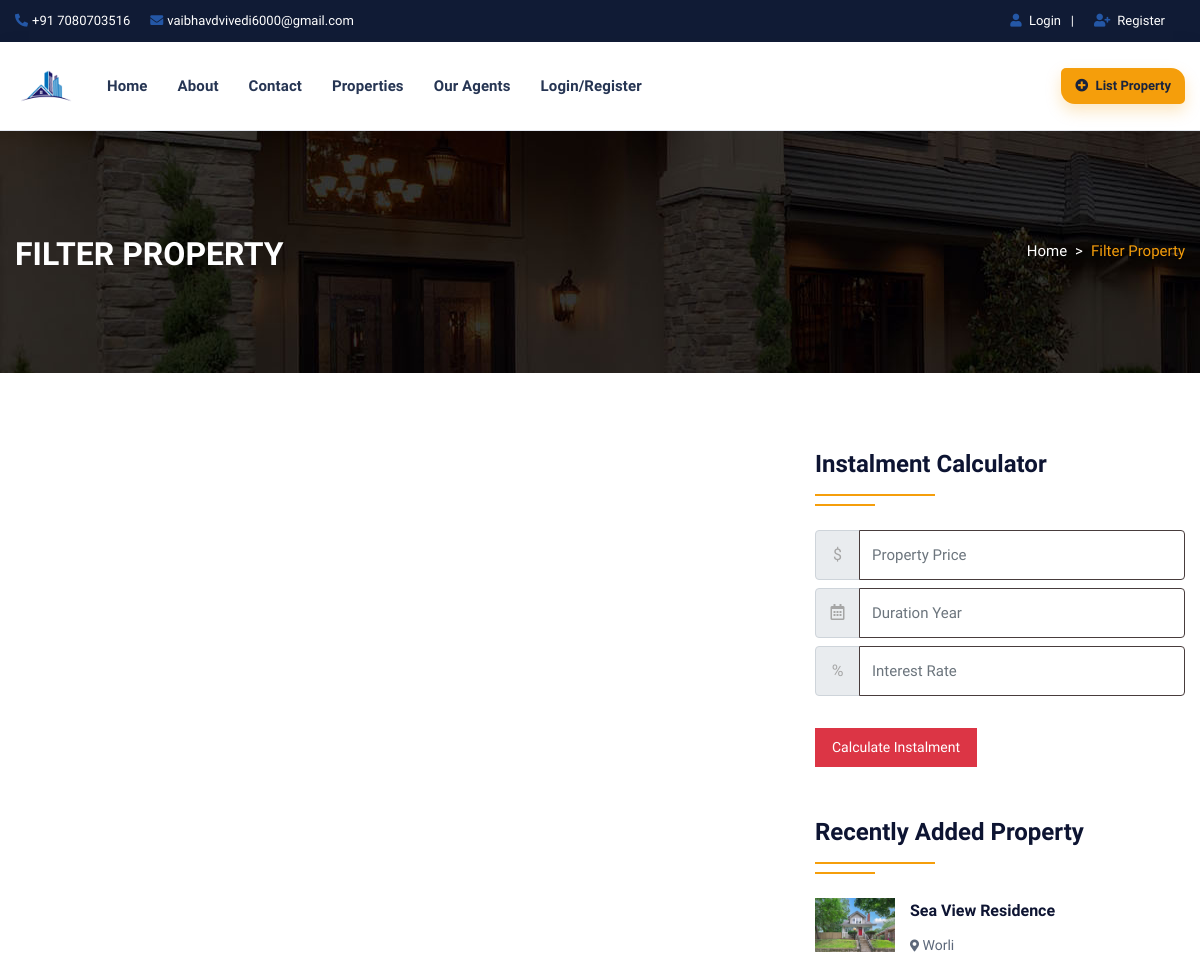
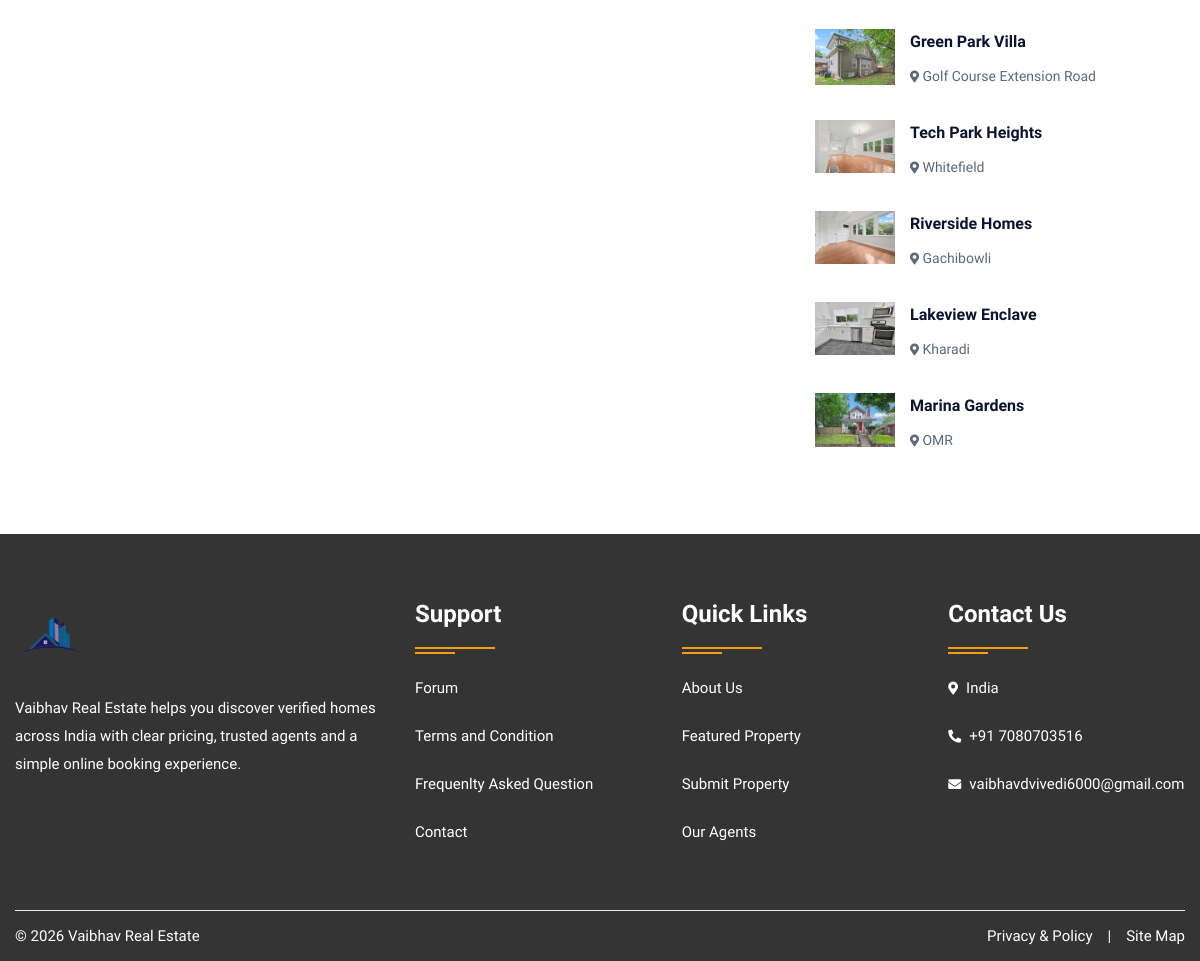
The page /propertygrid.php on the database its author committed (2 pictures, top to bottom).
### tables this page shows
CREATE TABLE `property` (
  `pid` int(50) NOT NULL,
  `title` varchar(200) NOT NULL,
  `pcontent` longtext NOT NULL,
  `type` varchar(100) NOT NULL,
  `bhk` varchar(50) NOT NULL,
  `stype` varchar(100) NOT NULL,
  `bedroom` int(50) NOT NULL,
  `bathroom` int(50) NOT NULL,
  `balcony` int(50) NOT NULL,
  `kitchen` int(50) NOT NULL,
  `hall` int(50) NOT NULL,
  `floor` varchar(50) NOT NULL,
  `size` int(50) NOT NULL,
  `price` int(50) NOT NULL,
  `location` varchar(200) NOT NULL,
  `city` varchar(100) NOT NULL,
  `state` varchar(100) NOT NULL,
  `feature` longtext NOT NULL,
  `pimage` varchar(300) NOT NULL,
  `pimage1` varchar(300) NOT NULL,
  `pimage2` varchar(300) NOT NULL,
  `pimage3` varchar(300) NOT NULL,
  `pimage4` varchar(300) NOT NULL,
  `uid` int(50) NOT NULL,
  `status` varchar(50) NOT NULL,
  `mapimage` varchar(300) NOT NULL,
  `topmapimage` varchar(300) NOT NULL,
  `groundmapimage` varchar(300) NOT NULL,
  `totalfloor` varchar(50) NOT NULL,
  `date` datetime NOT NULL DEFAULT CURRENT_TIMESTAMP,
  `isFeatured` int(11) DEFAULT NULL
);

### propertygrid.php (the view, shortened to what this page needs)
<!DOCTYPE html>
<html lang="en">
<head>
<link rel="stylesheet" type="text/css" href="css/bootstrap.min.css">
<link rel="stylesheet" type="text/css" href="css/bootstrap-slider.css">
<link rel="stylesheet" type="text/css" href="css/jquery-ui.css">
<link rel="stylesheet" type="text/css" href="css/layerslider.css">
<link rel="stylesheet" type="text/css" href="css/color.css" id="color-change">
<link rel="stylesheet" type="text/css" href="css/owl.carousel.min.css">
<link rel="stylesheet" type="text/css" href="css/font-awesome.min.css">
<link rel="stylesheet" type="text/css" href="fonts/flaticon/flaticon.css">
<link rel="stylesheet" type="text/css" href="css/style.css">
</head>
<body>
<div id="page-wrapper">
    <div class="row">
		<?php include("include/header.php");?>
        <div class="banner-full-row page-banner" style="background-image:url('images/breadcromb.jpg');">
            <div class="container">
                <div class="row">
                    <div class="col-md-6">
                        <h2 class="page-name float-left text-white text-uppercase mt-1 mb-0"><b>Filter Property</b></h2>
                    </div>
                    <div class="col-md-6">
                        <nav aria-label="breadcrumb" class="float-left float-md-right">
                            <ol class="breadcrumb bg-transparent m-0 p-0">
                                <li class="breadcrumb-item text-white"><a href="#">Home</a></li>
                                <li class="breadcrumb-item active">Filter Property</li>
                            </ol>
                        </nav>
                    </div>
                </div>
            </div>
        </div>
        <div class="full-row">
            <div class="container">
                <div class="row">
					<div class="col-lg-8">
                    </div>
                    <div class="col-lg-4">
                        <div class="sidebar-widget">
                            <h4 class="double-down-line-left text-secondary position-relative pb-4 my-4">Instalment Calculator</h4>
						<form class="d-inline-block w-100" action="calc.php" method="post">
                            <div class="input-group mb-2 mr-sm-2">
                                <div class="input-group-prepend">
                                    <div class="input-group-text">$</div>
                                </div>
                                <input type="text" class="form-control" name="amount" placeholder="Property Price">
                            </div>
                            <div class="input-group mb-2 mr-sm-2">
                                <div class="input-group-prepend">
                                    <div class="input-group-text"><i class="far fa-calendar-alt"></i></div>
                                </div>
                                <input type="text" class="form-control" name="month" placeholder="Duration Year">
                            </div>
                            <div class="input-group mb-2 mr-sm-2">
                                <div class="input-group-prepend">
                                    <div class="input-group-text">%</div>
                                </div>
                                <input type="text" class="form-control" name="interest" placeholder="Interest Rate">
                            </div>
                            <button type="submit" value="submit" name="calc" class="btn btn-danger mt-4">Calculate Instalment</button>
                        </form>
                        </div>
                        <div class="sidebar-widget mt-5">
                            <h4 class="double-down-line-left text-secondary position-relative pb-4 mb-4">Recently Added Property</h4>
                            <ul class="property_list_widget">
								<?php
								$query=mysqli_query($con,"SELECT * FROM `property` ORDER BY date DESC LIMIT 6");
										while($row=mysqli_fetch_array($query))
										{
								?>
                                <li> <img src="admin/property/<?php echo $row['18'];?>" alt="pimage">
                                    <h6 class="text-secondary hover-text-success text-capitalize"><a href="propertydetail.php?pid=<?php echo $row['0'];?>"><?php echo $row['1'];?></a></h6>
                                    <span class="font-14"><i class="fas fa-map-marker-alt icon-success icon-small"></i> <?php echo $row['14'];?></span>
                                </li>
                                <?php } ?>
                            </ul>
                        </div>
                    </div>
                </div>
            </div>
        </div>
		<?php include("include/footer.php");?>
    </div>
</div>
</body>
</html>

### css/color.css (style rules this page uses)
:root { --theme-ordinary-color: #74777b; }
:root { --theme-primary-color: #f59e0b; }
:root { --theme-secondary-color: #0d1432; }
:root { --theme-white-color: #fff; }
:root { --theme-light-color: #f8f8f8; }
:root { --theme-gray-color: #f5f5f5; }
:root { --theme-footer-color: #091b4b; }
:root { --theme-dark-color: #091b4b; }
:root { --text-light-color: #a3a7af; }
:root { --theme-primary-opacity-color: rgba(245, 158, 11, .8); }
:root { --theme-secondary-opacity-color: rgba(13,20,50,0.7); }
:root { --theme-white-opacity-color: rgba(255, 255, 255, 0.3); }
:root { --theme-dark-opacity-color: rgba(0, 0, 0, 0.5); }
:root { --theme-ordinary-font: 'Muli', sans-serif; }
:root { --theme-highlight-font: 'Comfortaa', cursive; }

### rows shown on the page
property: pimage (picture), title "Sea View Residence", location "Worli"
property: pimage (picture), title "Green Park Villa", location "Golf Course Extension Road"
property: pimage (picture), title "Tech Park Heights", location "Whitefield"
property: pimage (picture), title "Riverside Homes", location "Gachibowli"
property: pimage (picture), title "Lakeview Enclave", location "Kharadi"
property: pimage (picture), title "Marina Gardens", location "OMR"
